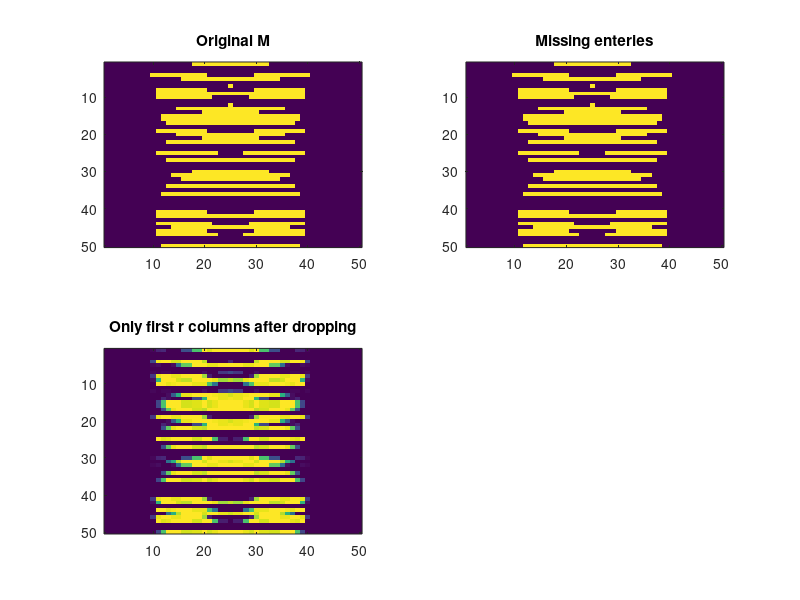

This figure's MATLAB source: (Note: this script raises an error after producing the figure.)
%THIS ONE IS FOR SAME STARTING POINT


% to check the curve for circle (rank dont matter, take it enough). 

clear all
clc
close all
tic

% Control variables
r=5;           % rank approximation (or latent features)
l_lim=2000;     % Missing enteries limit (starting from 1) for the loop 
lrate=0.002;    % learning rate
mc_itr = 400;  % Monti carlo iterations
fro_th=0.05	% Frobinius norm threshold

 %To construct image
imageSizeX = 50;
imageSizeY = 50;
[columnsInImage rowsInImage] = meshgrid(1:imageSizeX, 1:imageSizeY);
 %Next create the circle in the image.
centerX = 25;
centerY = 25;
radius = 15;
width = 10;
M = 64.*( (rowsInImage - centerY).^2 + (columnsInImage - centerX).^2 <= radius.^2 & (rowsInImage - centerY).^2 + (columnsInImage - centerX).^2 >=(radius-width).^2);

a = size(M);

for i = 1:50
    k = randperm(a(1));
    k = k(1:2);
    temp = M(k(1),:);
    M(k(1),:) = M(k(2),:);
    M(k(2),:) =temp;
end


load('Permutated_M.mat','M')    % PERMUTATED M LOAD......

subplot(2,2,1)
image (M)
title('Original M')


%SVD CALCULATION
[u s v] = svd(M);
M_svd = u*s*v';

v_tr = v';
if r<max(size(M))
    M_svd_dropped = u(:,1:r) * s(1:r,1:r) * v_tr(1:r,:);
    %pause
else
    M_svd_dropped =M_svd;   % beacuse no rows/ columns r dropped
end
subplot(2,2,3)
image (M_svd_dropped)
title('Only first r columns after dropping')

%figure
M_missing = M;
%M_missing(k)=32;

subplot(2,2,2)

image(M_missing)      % plot the missing matrix
title('Missing enteries')

for f=1:mc_itr

    %NEW WAY TO SELECT STARTING POINT
    M_approx_missing =  4* rand(a);
    [u_approx_missing v_approx_missing] = nnmf(M_approx_missing,r);
    %[u_approx_missing v_approx_missing] = lu(M);

    % Approximation matrix for the original matrix
    %M_approx_missing = u_approx_missing * v_approx_missing;

    %subplot (2,2,4)
    %imagesc(M_approx_missing)
    %pause

    tic

    % Do iterations and make corrections
    k=0; % will count number of iterations
    FRO_NORM_DIFF_MISSING =999;	% Resets the var for new computations(999 > fro_th)
    FRO_NORM_DIFF_MISSING_OLD= 999;
    while(FRO_NORM_DIFF_MISSING/FRO_NORM_DIFF_MISSING_OLD<0.9999 || ~k || ~(k-1))
        FRO_NORM_DIFF_MISSING_OLD = FRO_NORM_DIFF_MISSING;
        FRO_NORM_DIFF_MISSING = 0;	%resets the value
        for i = 1:a(1)
            for j = 1:a(2)
                if M_missing(i,j) ~= 32 % assume 32 are missing enteries
                    % make corrections
                    err = M_missing(i,j) - (u_approx_missing(i,:) * v_approx_missing(:,j));
                    c = u_approx_missing(i,:); 
                    u_approx_missing(i,:) = u_approx_missing(i,:) + (err*lrate).* v_approx_missing(:,j)';
                    v_approx_missing(:,j) = v_approx_missing(:,j) + (err*lrate).* c';
                    FRO_NORM_DIFF_MISSING = FRO_NORM_DIFF_MISSING + err*err;
                end
            end
        end
        %pause
        k=k+1; % this will calculate iterations

        M_approx_missing =u_approx_missing * v_approx_missing;
        %M_approx_missing=int8(M_approx_missing);
        %display (M_approx_missing-M)
        %image (M_approx_missing);
        %title (['After ' int2str(k)  ' iterations'])

        %display(FRO_NORM_DIFF_MISSING);
        %display(FRO_NORM_DIFF_MISSING/FRO_NORM_DIFF_MISSING_OLD);
        %RMSE_missing = sum(sum((M_approx_missing-M).^2  ));
        %pause
    end
    %pause

    % Store the results
    display ([num2str(f) ' ' 'Fraction done is  ' num2str(f/mc_itr)])
    RMSE_missing(f) = sum(sum((M_approx_missing-M).^2  )) 
    toc
end
display ('done')
RMSE_missing_STA = sum(RMSE_missing)/mc_itr
RMSE_missing_SVD = sum(sum((M_svd_dropped-M).^2  ))

image(M_approx_missing)
toc